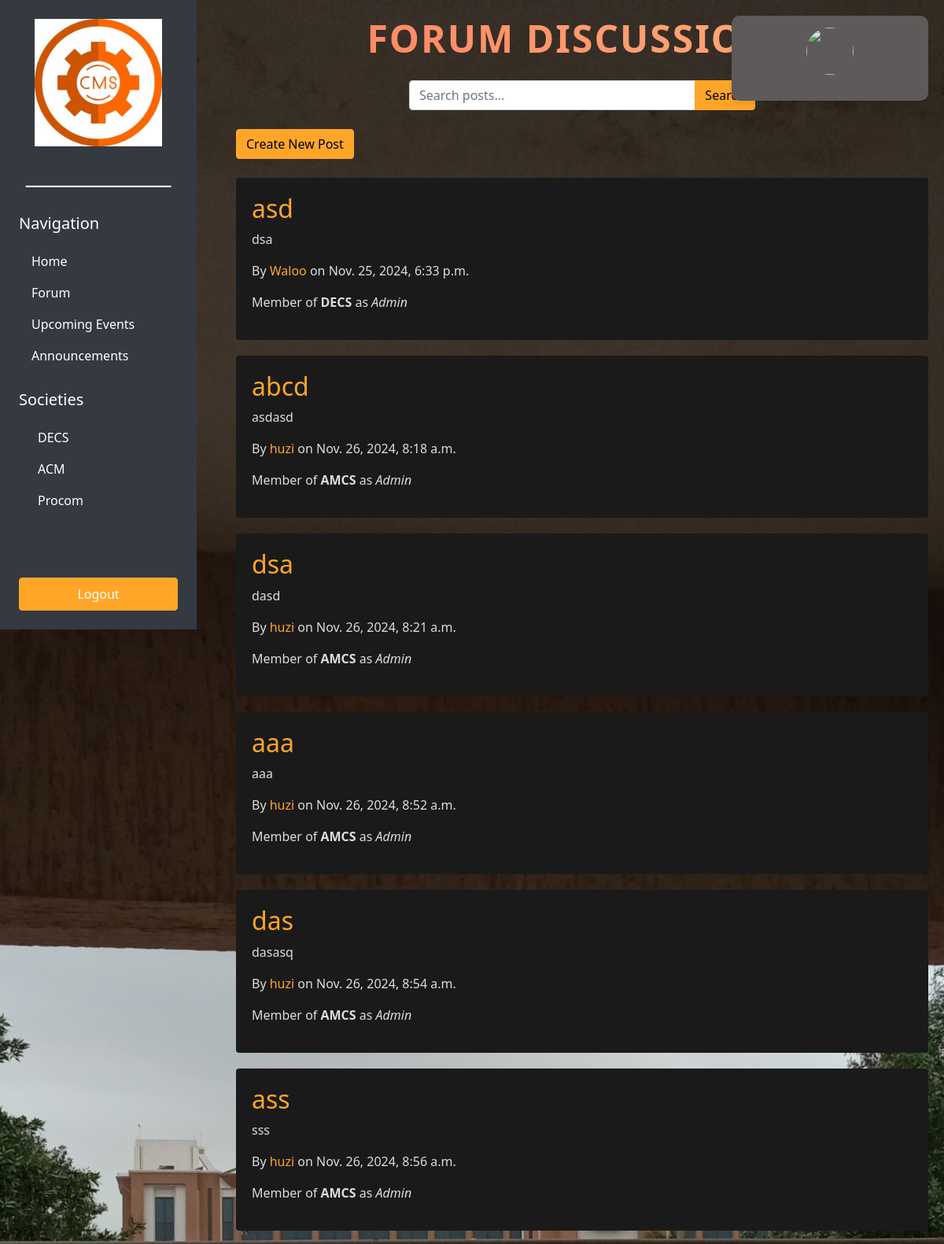
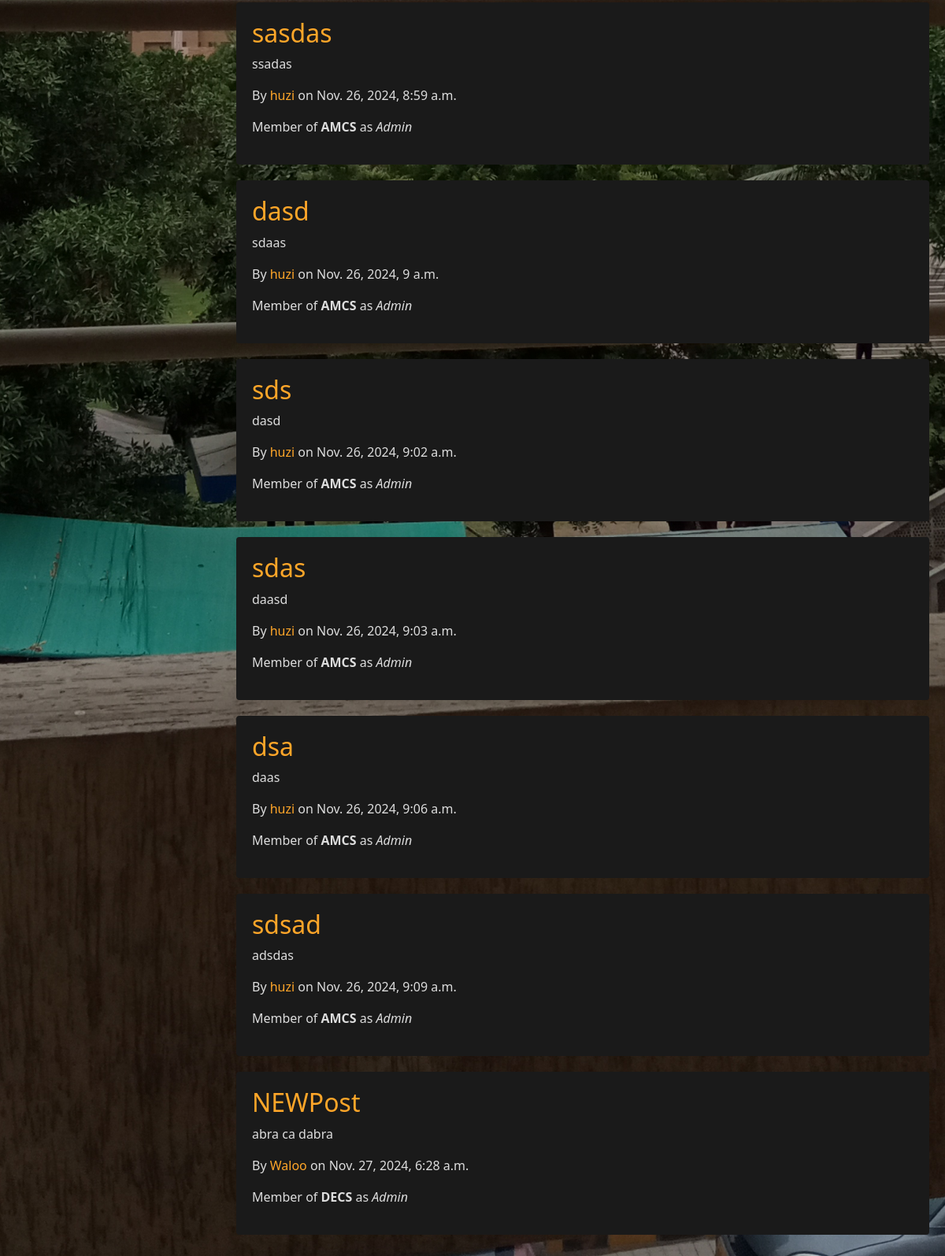
The app's page /forum/ with its own data (2 pictures, top to bottom).
### forum/models.py (models this page shows, shortened)
class Post(models.Model):
    title = models.CharField(max_length=255)
    content = models.TextField()
    author = models.ForeignKey(CustomUser, on_delete=models.CASCADE)
    created_at = models.DateTimeField(auto_now_add=True)

### loginreg/models.py (models this page shows, shortened)
class CustomUser(AbstractUser):
    email = models.EmailField(unique=True)
    isadmin = models.BooleanField(default=False)
    profile_picture = models.ImageField(upload_to="profile_pictures/", default="profile_pictures/default.png")

### Society/models.py (models this page shows, shortened)
class Society(models.Model):
    name = models.CharField(max_length=255, unique=True)
    description = models.TextField(blank=True)
    created_at = models.DateTimeField(auto_now_add=True)
    admins = models.ManyToManyField(CustomUser, related_name='society_admins')
    members = models.ManyToManyField(CustomUser, related_name='society_members', blank=True)
    email = models.EmailField(blank=True)
    phone_number = models.CharField(max_length=15, blank=True)

### forum/views.py (the view)
# urls.py: path('forum/',forumview.forum_page,name='forumhome'),
def forum_page(request):
    query = request.GET.get('q')
    if query:
        posts = Post.objects.filter(title__icontains=query)
    else:
        posts = Post.objects.all()
    posts_with_societies = []
    for post in posts:
        author_societies = []
        if post.author.is_authenticated:
            societies = Society.objects.filter(members=post.author) | Society.objects.filter(admins=post.author)
            for society in societies:
                position = "Admin" if society.admins.filter(id=post.author.id).exists() else "Member"
                author_societies.append({'society_name': society.name, 'position': position})
        posts_with_societies.append({'post': post, 'author_societies': author_societies})
    return render(request, 'forum.html', {'posts_with_societies': posts_with_societies})

### Templates/forum.html (shortened to what this page needs)
{% load static %}
<!DOCTYPE html>
<html lang="en">
<head>
    <link href="https://cdn.jsdelivr.net/npm/bootstrap@4.3.1/dist/css/bootstrap.min.css" rel="stylesheet">
</head>
<body>
    <div class="profile-card-container">
        <div class="profile-card card">
            <img src="{{ user.profile_picture.url }}" class="profile-pic">
            <div class="profile-info">
            </div>
        </div>
    </div>
<nav class="sidebar bg-dark d-flex flex-column p-4 position-fixed" style="width: 250px; height: 100vh;">
    <div class="sidebar-header text-center mb-4">
        <img src="/static/images/logo.jpg" alt="Society Logo" class="logo mb-3" style="width: 80%; max-width: 200px;">
        <h2 class="text-white">_____________</h2>
    </div>
    <div class="sidebar-links">
        <h5 class="sidebar-category text-white mb-3">Navigation</h5>
        <a href="{% url 'home' %}" class="nav-link text-white {% if request.resolver_match.url_name == 'home' %}active{% endif %}">Home</a>
        <a href="{% url 'forumhome' %}" class="nav-link text-white {% if request.resolver_match.url_name == 'forumhome' %}active{% endif %}">Forum</a>
        <a href="{% url 'upcoming_events' society_id=1 %}" class="nav-link text-white">Upcoming Events</a>
        <a href="{% url 'announcements_page' society_id=1 %}" class="nav-link text-white">Announcements</a>
        <h5 class="sidebar-category text-white mt-4 mb-3">Societies</h5>
        <div class="ml-2">
            <a href="{% url 'decshome' %}" class="nav-link text-white {% if request.resolver_match.url_name == 'decshome' %}active{% endif %}">DECS</a>
            <a href="{% url 'acmhome' %}" class="nav-link text-white {% if request.resolver_match.url_name == 'acmhome' %}active{% endif %}">ACM</a>
            <a href="{% url 'pcomhome' %}" class="nav-link text-white {% if request.resolver_match.url_name == 'pcomhome' %}active{% endif %}">Procom</a>
        </div>
    </div>
    <div class="sidebar-footer mt-auto">
        <a href="{% url 'logout' %}" class="nav-link btn btn-primary text-white mt-2">Logout</a>
    </div>
</nav>
    <div class="main-content">
       <h1 class="title-forum">Forum Discussions</h1>
       <form method="GET" action="" class="d-flex justify-content-center mb-4">
            <div class="input-group w-50">
                <input type="text" name="q" class="form-control" placeholder="Search posts..." value="{{ request.GET.q }}">
                <div class="input-group-append">
                    <button type="submit" class="btn btn-primary">Search</button>
                </div>
            </div>
        </form>
        <a href="{% url 'forumcreate' %}" class="btn btn-primary mb-4">Create New Post</a>
       {% for item in posts_with_societies %}
            <div class="post-card card {% if item.post.is_new %}new-post{% endif %}">
                <h2><a href="{% url 'forumpostdetail' item.post.id %}">{{ item.post.title }}</a></h2>
                <p>{{ item.post.content|truncatewords:20 }}</p>
                <p>By <a href="{% url 'user_profile' item.post.author.username %}">{{ item.post.author.username }}</a> on {{ item.post.created_at }}</p>
                {% for society in item.author_societies %}
                    <p>Member of <strong>{{ society.society_name }}</strong> as <em>{{ society.position }}</em></p>
                {% endfor %}
            </div>
        {% endfor %}
</body>
</html>

### records on screen
Post: post "asd", post.content "dsa", post.author.username "Waloo", post.created_at "Nov. 25, 2024, 6:33 p.m.", position "Admin"
Society: society_name "DECS" "DECS"
Post: post "abcd", post.content "asdasd", post.author.username "huzi", post.created_at "Nov. 26, 2024, 8:18 a.m.", position "Admin"
Society: society_name "AMCS" "AMCS" "AMCS" "AMCS" "AMCS" "AMCS" "AMCS" "AMCS" "AMCS" "AMCS" "AMCS"
Post: post "dsa", post.content "dasd", post.author.username "huzi", post.created_at "Nov. 26, 2024, 8:21 a.m.", position "Admin"
Post: post "aaa", post.content "aaa", post.author.username "huzi", post.created_at "Nov. 26, 2024, 8:52 a.m.", position "Admin"
Post: post "das", post.content "dasasq", post.author.username "huzi", post.created_at "Nov. 26, 2024, 8:54 a.m.", position "Admin"
Post: post "ass", post.content "sss", post.author.username "huzi", post.created_at "Nov. 26, 2024, 8:56 a.m.", position "Admin"
Post: post "sasdas", post.content "ssadas", post.author.username "huzi", post.created_at "Nov. 26, 2024, 8:59 a.m.", position "Admin"
Post: post "dasd", post.content "sdaas", post.author.username "huzi", post.created_at "Nov. 26, 2024, 9 a.m.", position "Admin"
Post: post "sds", post.content "dasd", post.author.username "huzi", post.created_at "Nov. 26, 2024, 9:02 a.m.", position "Admin"
Post: post "sdas", post.content "daasd", post.author.username "huzi", post.created_at "Nov. 26, 2024, 9:03 a.m.", position "Admin"
Post: post "dsa", post.content "daas", post.author.username "huzi", post.created_at "Nov. 26, 2024, 9:06 a.m.", position "Admin"
Post: post "sdsad", post.content "adsdas", post.author.username "huzi", post.created_at "Nov. 26, 2024, 9:09 a.m.", position "Admin"
Post: post "NEWPost", post.content "abra ca dabra", post.author.username "Waloo", post.created_at "Nov. 27, 2024, 6:28 a.m.", position "Admin"
